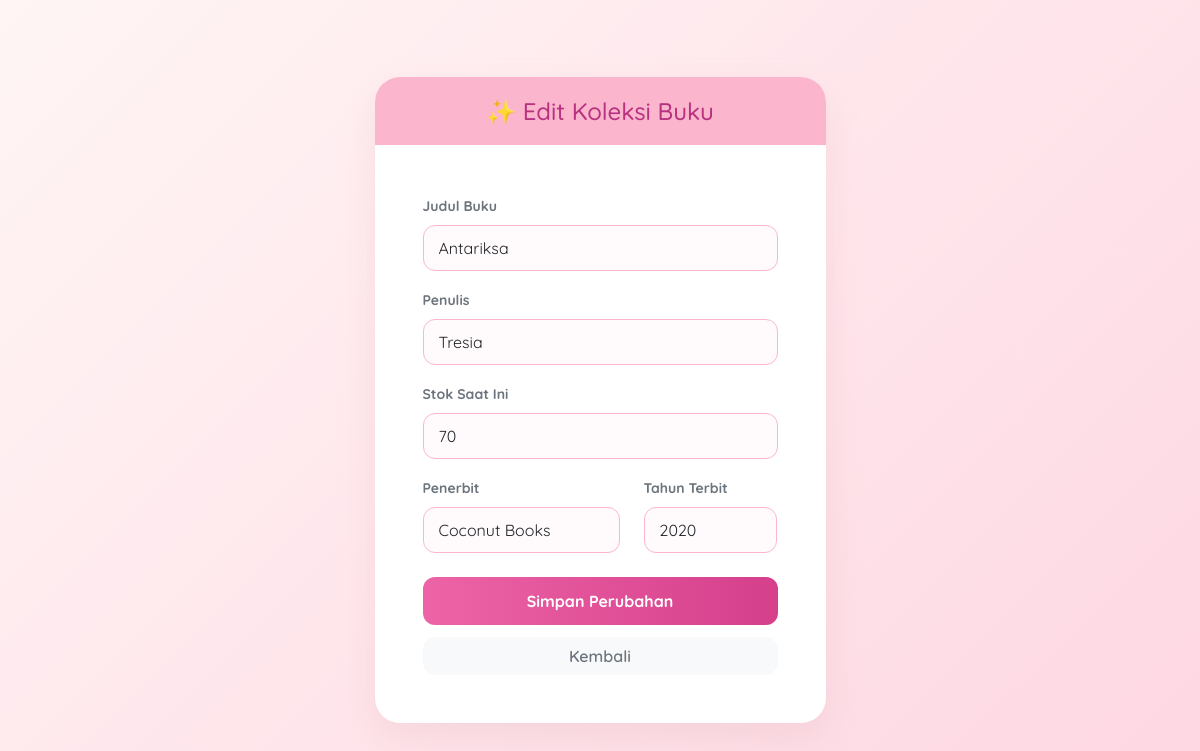
Screenshot of /petugas/edit_buku.php?id=17 (signed in) with the database file from the repository.
### tables this page shows
CREATE TABLE `buku` (
  `id_buku` int(11) NOT NULL,
  `judul` varchar(255) NOT NULL,
  `penulis` varchar(255) NOT NULL,
  `penerbit` varchar(255) NOT NULL,
  `tahun_terbit` int(11) NOT NULL,
  `stok` int(11) DEFAULT 0
);

### petugas/edit_buku.php (the view, shortened to what this page needs)
<?php
include '../config/koneksi.php';
$id = mysqli_real_escape_string($koneksi, $_GET['id']);
$query_data = mysqli_query($koneksi, "SELECT * FROM buku WHERE id_buku='$id'");
$d = mysqli_fetch_array($query_data);
?>
<!DOCTYPE html>
<html lang="id">
<head>
    <link href="https://cdn.jsdelivr.net/npm/bootstrap@5.3.0/dist/css/bootstrap.min.css" rel="stylesheet">
</head>
<body>
<div class="container py-5">
    <div class="row justify-content-center">
        <div class="col-md-7 col-lg-5">
            <div class="card sakura-card">
                <div class="card-header-sakura">
                    <h4 class="mb-0">✨ Edit Koleksi Buku</h4>
                </div>
                <div class="card-body p-4 p-md-5">
                    <form action="" method="POST">
                        <div class="mb-3">
                            <label class="form-label small fw-bold text-secondary">Judul Buku</label>
                            <input type="text" name="judul" class="form-control" value="<?= htmlspecialchars($d['judul']); ?>" required>
                        </div>
                        <div class="mb-3">
                            <label class="form-label small fw-bold text-secondary">Penulis</label>
                            <input type="text" name="penulis" class="form-control" value="<?= htmlspecialchars($d['penulis']); ?>" required>
                        </div>
                        <div class="mb-3">
                            <label class="form-label small fw-bold text-secondary">Stok Saat Ini</label>
                            <input type="number" name="stok" class="form-control" value="<?= $d['stok']; ?>" required min="0">
                        </div>
                        <div class="row mb-4">
                            <div class="col-md-7 mb-3 mb-md-0">
                                <label class="form-label small fw-bold text-secondary">Penerbit</label>
                                <input type="text" name="penerbit" class="form-control" value="<?= htmlspecialchars($d['penerbit']); ?>" required>
                            </div>
                            <div class="col-md-5">
                                <label class="form-label small fw-bold text-secondary">Tahun Terbit</label>
                                <input type="number" name="tahun_terbit" class="form-control" value="<?= $d['tahun_terbit']; ?>" required>
                            </div>
                        </div>
                        <div class="d-grid gap-2">
                            <button type="submit" name="update" class="btn btn-update">Simpan Perubahan</button>
                            <a href="buku.php" class="btn btn-light btn-back text-secondary mt-1">Kembali</a>
                        </div>
                    </form>
                </div>
            </div>
        </div>
    </div>
</div>
</body>
</html>

### petugas/edit_buku.php (style rules this page uses)
body { font-family: 'Quicksand', sans-serif; background: linear-gradient(135deg, #fff5f5 0%, #fed7e2 100%); min-height: 100vh; display: flex; align-items: center; }
.sakura-card { background: white; border-radius: 25px; border: none; box-shadow: 0 15px 35px rgba(214, 158, 172, 0.2); overflow: hidden; }
.card-header-sakura { background-color: #fbb6ce; color: #b83280; padding: 20px; text-align: center; font-weight: 700; }
.btn-update { background: linear-gradient(to right, #ed64a6, #d53f8c); color: white; border-radius: 12px; font-weight: 700; border: none; padding: 12px; transition: 0.3s; }
.form-control { border-radius: 12px; border: 1.5px solid #fbb6ce; padding: 10px 15px; background-color: #fffafb; }
.btn-back { border-radius: 12px; font-weight: 600; }

### rows the page displays
buku: judul "Antariksa", penulis "Tresia", stok "70", penerbit "Coconut Books", tahun_terbit "2020"
